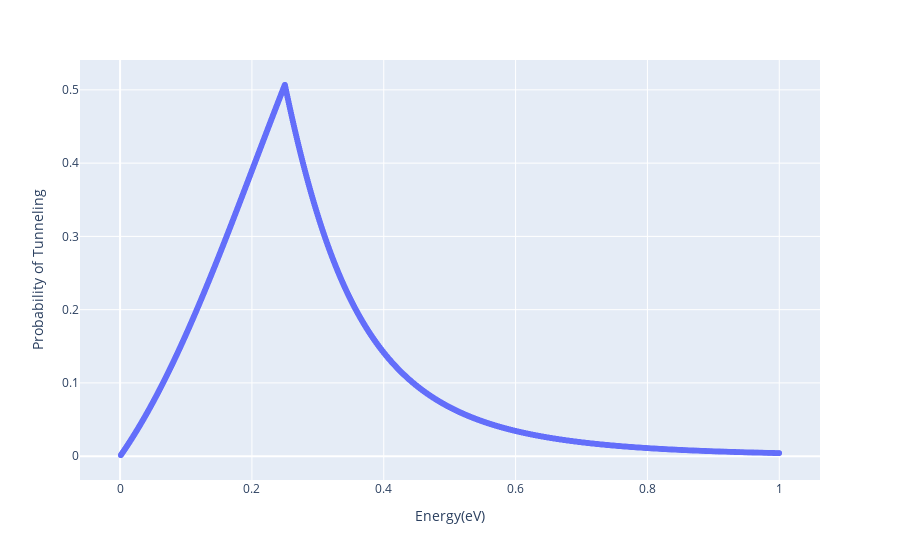

Notebook code cell kept with this figure:
### Markdown cell above
For a finite rectangular barrier, the transmission probability is given by the function defined below:

### Code cell
from quantities import UnitQuantity, m, nm, Hz, MHz, s, kg, eV, J, C, K

def transmission_prob(V_0, E, m, a):
  k1 = sqrt(2*m*E/h_bar**2)
  k2 = sqrt(2*m*((abs(V_0-E)))/h_bar**2).simplified
  return 1/(1 + ((k1**2 + k2**2)*sinh(k2*a.simplified)/(2*k1*k2))**2)

V0 = 0.25*eV; E = linspace(0.001, 1, num = 10000)*eV; a = 3*nm; m = 6E-32*kg
tunnel_probs = transmission_prob(V0, E, m, a).simplified

df = DataFrame({'Energy(eV)': E, 'Probability of Tunneling': tunnel_probs})
scatter(df, x = 'Energy(eV)', y = 'Probability of Tunneling')

### Figure 1 — Plotly figure (JSON) as saved in the notebook; plotly's stock layout.template omitted (floating-point values rounded to 4 significant figures; data arrays with more than 128 entries replaced by an {"elided": "..."} marker saying what was removed)
{"data": [{"hovertemplate": "Energy(eV)=%{x}<br>Probability of Tunneling=%{y}<extra></extra>", "legendgroup": "", "marker": {"color": "#636efa", "symbol": "circle"}, "mode": "markers", "name": "", "showlegend": false, "x": {"elided": "10000 float values"}, "xaxis": "x", "y": {"elided": "10000 float values"}, "yaxis": "y", "type": "scattergl"}], "layout": {"xaxis": {"anchor": "y", "domain": [0.0, 1.0], "title": {"text": "Energy(eV)"}}, "yaxis": {"anchor": "x", "domain": [0.0, 1.0], "title": {"text": "Probability of Tunneling"}}, "legend": {"tracegroupgap": 0}, "margin": {"t": 60}}}
